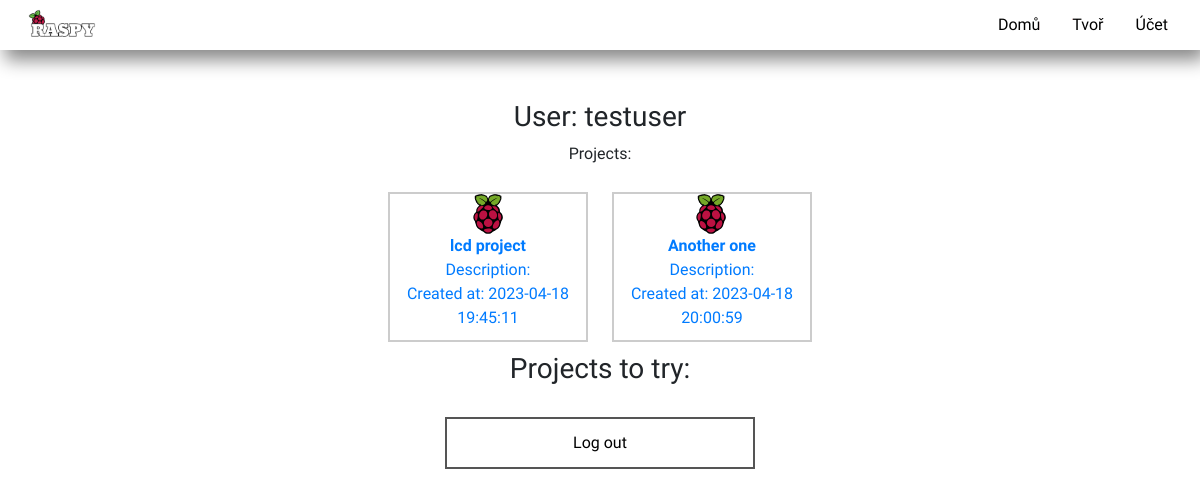
The app's page /profile/testuser/, older data.
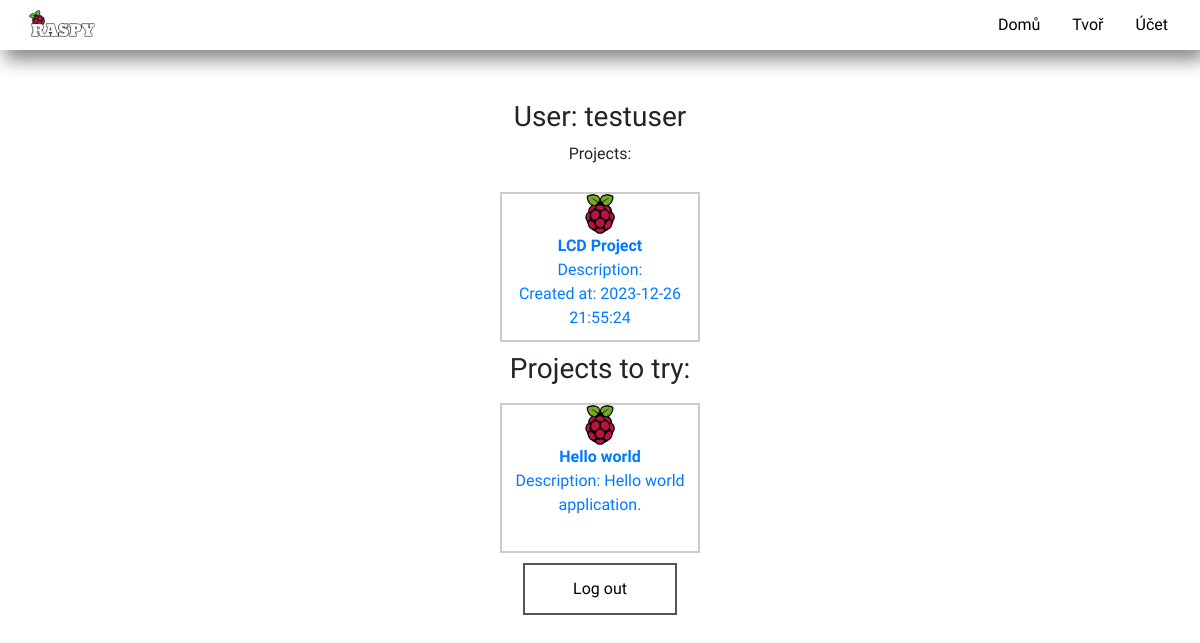
The same page, newer data.
### Main/models.py (models this page shows)
class Project(models.Model):
    name = models.CharField(max_length=255)
    created_at = models.DateTimeField(auto_now_add=True)
    updated_at = models.DateTimeField(auto_now=True)
    owner = models.ForeignKey(User, related_name='projects', on_delete=models.CASCADE)
    file = models.TextField(default="file content")

class PredefinedProjects(models.Model):
    name = models.CharField(max_length=255)
    description = models.TextField()
    file = models.FileField(
        upload_to='predefined/',
        blank=True,
        null=True,
        validators=[FileExtensionValidator(allowed_extensions=["rpy"])]
    )
    class Meta:
        verbose_name_plural = "Predefined Projects"

### Main/views.py (the view)
# urls.py: path('profile/<str:username>/', views.my_view, name='profile'),
def my_view(request, **kwargs):
    username = kwargs.get('username')
    if request.session.get('LOGGED', True):
        return render(request, 'profile.html', {'username': username, 'projects': User.objects.get(username=username).get_user_projects(), 'predefined': PredefinedProjects.objects.all()})
    else:
        return redirect('login')

### Main/models.py (called while the page is built)
    def get_user_projects(self):
        return self.projects.all()

### templates/profile.html (shortened to what this page needs)
{% load static %}
<!DOCTYPE html>
<html>
	<head>
		<link rel="stylesheet" type='text/css' href="{% static 'css/style-nav.css' %}">
		<link rel="stylesheet" type='text/css' href="{% static 'css/style-slide.css'%}">
		<link rel="stylesheet" type='text/css' href="{% static 'css/style.css'%}">
		<link rel="stylesheet" href="https://maxcdn.bootstrapcdn.com/bootstrap/4.0.0/css/bootstrap.min.css">
	</head>
	<body>
	    <section class="top-nav">
		    <div class="logo">
		      <img src="{% static 'images/logo.png' %}">
		    </div>
		    <ul class="menu">
		      <a class="item" href="/">Domů</a>
		      <a class="item" href="/create">Tvoř</a>
		      <a class="item" href="/login">Účet</a>
		    </ul>
		</section>
		<center>
			<div class="profile-content">
				<h3>User: {{username}}</h3>
				<p>Projects:</p>
				{% for file in projects %}
				    <a href="/create/{{ file.name }}" class="file-card">
				    	<img class="file-image" src="{% static 'images/rpi logo.svg' %}">
				    	<div class="file-text">
					        <strong>{{ file.name }}</strong><br>
					        Description: {{ file.description }}<br>
					        Created at: {{ file.created_at|date:"Y-m-d H:i:s" }}
				    	</div>
				    </a>
				{% endfor %}
				<br>
				<h3>Projects to try: </h3>
				{% for file in predefined %}
				    <a href="/create/{{ file.name }}" class="file-card">
				    	<img class="file-image" src="{% static 'images/rpi logo.svg' %}">
				    	<div class="file-text">
					        <strong>{{ file.name }}</strong><br>
					        Description: {{ file.description }}<br>
				    	</div>
				    </a>
				{% endfor %}
				<br>
				<a class="logout" href="{% url 'logout' %}"><button id="btn" class="button button5">Log out</button></a>
			</div>
		</center>
	</body>
</html>

### static/css/style-nav.css (style rules this page uses)
html, body { margin: 0; height: 100%; }
.item { background-image: linear-gradient( to right, #730505, #730505 50%, #000 50% ); background-size: 200% 100%; background-position: -100%; display: inline-block; padding: 5px 0; position: relative; -webkit-background-clip: text; -webkit-text-fill-color: transparent; transition: all 0.3s ease-in-out; }
.item:before { content: ''; background: #730505; display: block; position: absolute; bottom: -3px; left: 0; width: 0; height: 3px; transition: all 0.3s ease-in-out; }
* { font-family: "Raleway"; box-sizing: border-box; }
.logo { position: relative; top: 5px; width: 8%; }
.top-nav { display: flex; flex-direction: row; align-items: center; justify-content: space-between; background: #FFFFFF; color: #000000; height: 50px; padding: 1em; box-shadow: 5px 10px 18px #888888; }
.menu { display: flex; flex-direction: row; list-style-type: none; margin: 0; padding: 0; }
.menu > .item { margin: 0 1rem; overflow: hidden; }

### static/css/style-slide.css (style rules this page uses)
* { box-sizing: border-box }
body { font-family: Verdana, sans-serif; margin: 0; }
img { position: relative; vertical-align: middle; width: 75%; left: 12.5%; }

### static/css/style.css (style rules this page uses)
.button { background-color: #4CAF50; border: none; color: white; padding: 12px 12px; display: inline-block; font-size: 16px; transition-duration: 0.4s; cursor: pointer; width: 70%; text-align: center; }
.button5 { background-color: white; color: black; border: 2px solid #555555; }
.profile-content { display: inline-block; margin: 50px; }
.file-card { border: 2px solid #ccc; padding: 0px; margin: 10px; text-decoration: none; display: inline-block; width: 200px; height: 150px; text-align: center; }
.file-image { width: 30px; height: 40px; margin-left: -50px; }
.logout { text-decoration: none !important; }

Row changes from the older to the newer data that the page shows:
removed Project: name "Another one", created_at "2023-04-18 20:00:59"
changed Project: name "lcd project" → "LCD Project"; created_at "2023-04-18 19:45:11" → "2023-12-26 21:55:24"
added PredefinedProjects: name "Hello world", description "Hello world application."
